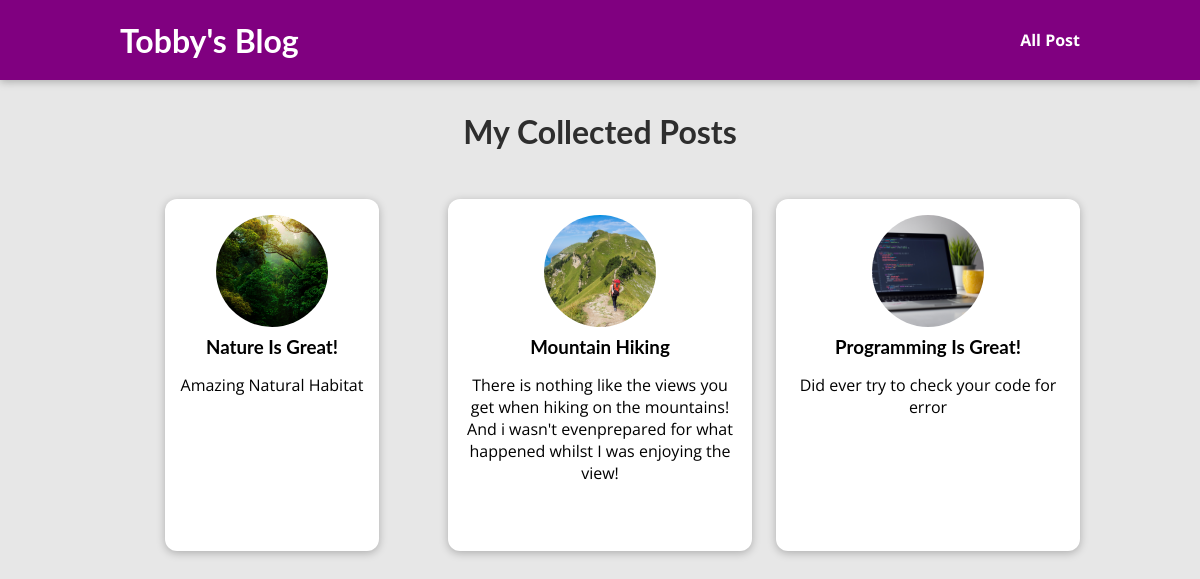
The page /posts on the database its author committed.
### blog/models.py (models this page shows)
class Post(models.Model):
    title = models.CharField(max_length=150)
    excerpt = models.CharField(max_length=200)
    image = models.ImageField(upload_to="posts", null=True)
    date = models.DateField(auto_now=True)
    slug = models.SlugField(unique=True, db_index = True)
    content = models.TextField(validators=[MinLengthValidator(10)])
    author = models.ForeignKey(Author, on_delete=models.SET_NULL, null=True,related_name="posts")
    tags = models.ManyToManyField(Tag)

### blog/views.py (the view)
# urls.py: path("posts", views.AllPostView.as_view(), name="posts-page"),
class AllPostView(ListView):
    template_name = "blog/all-posts.html"
    model = Post
    ordering = ["-date"]
    context_object_name = "all_posts"

### blog/templates/blog/all-posts.html (shortened to what this page needs)
{% extends "base.html" %}
{% load static %}
{% block css_files %}
<link rel="stylesheet" href="{% static "blog/post.css" %}"/>
<link rel="stylesheet" href="{% static "blog/all-posts.css" %}"/>
{% endblock %}
{% block content %}
<section id="all-posts">
    <h2>My Collected Posts</h2>
    <ul>
        {% for post in all_posts %}
            {% include "blog/includes/post.html" %}
        {% endfor %}
    </ul>
</section>
{% endblock %}

### templates/base.html (shortened to what this page needs)
{% load static %}
<!DOCTYPE html>
<html lang="en">
<head>
   <link rel="stylesheet" href="{% static "app.css"%}">
   {% block css_files%}{% endblock %}
</head>
<body>
    <header id="main-navigation">
        <h1><a href="{% url "starting-page"%}">Tobby's Blog </a></h1>
        <nav>
            <a href="{% url "posts-page"%}"> All Post </a>
        </nav>
    </header>
    {% block content %}
    {% endblock %}
</body>
</html>

### blog/templates/blog/includes/post.html
<li>
    <article class="post">
        <a href="{% url "post-detail-page" post.slug %}">
            <img src="{{ post.image.url }}" alt="{{post.title}}"/>
            <div class="post__content">
                <h3>{{post.title}}</h3>
                <p>
                   {{post.excerpt}}
                </p>
            </div>
        </a>
    </article>
</li>

### static/app.css (style rules this page uses)
* { box-sizing: border-box; }
html { font-family: 'Open Sans', 'Lato', sans-serif; }
body { margin: 0; }
h1, h2, h3 { font-family: 'Lato', sans-serif; font-weight: bold; }
#main-navigation { width: 100%; height: 5rem; display:flex; justify-content: space-between; align-items: center; padding: 0 10%; position: absolute; top: 0; left:0; }
#main-navigation a { text-decoration: none; color: white; font-weight: bold; }

### blog/static/blog/post.css (style rules this page uses)
.post { display: flex; flex-direction: column; align-items: center; text-align: center; }
.post a { text-decoration: none; color: black; transition: all 0.2s ease; padding: 1rem; }
.post img { width: 5rem; height: 5rem; object-fit: cover; border-radius: 50%; }
.post h3 { margin: 0.25rem 0; }

### blog/static/blog/all-posts.css (style rules this page uses)
body { background-color: #e7e7e7; }
#main-navigation { background-color: #800080; box-shadow: 0 2px 8px rgba(0, 0, 0, 0.25); }
#all-posts { margin: 7rem auto; width: 90%; max-width: 60rem; }
#all-posts h2 { text-align: center; font-size: 2rem; color: #2e2e2e; margin: 3rem 0; }
ul { list-style: none; margin: 0; padding: 0; display: grid; grid-template-columns: repeat(auto-fill, minmax(17rem, 1fr)); gap: 1.5rem; }
.post img { width: 7rem; height: 7rem; }
.post a { height: 22rem; transform-origin: center; box-shadow: 0 2px 8px rgba(0, 0, 0, 0.25); border-radius: 12px; background-color: white; }

### rows shown on the page
Post: image (picture), title "Nature Is Great!", excerpt "Amazing Natural Habitat"
Post: image (picture), title "Mountain Hiking", excerpt "There is nothing like the views you get when hiking on the mountains! And i wasn't evenprepared for what happened whilst I was enjoying the view!"
Post: image (picture), title "Programming Is Great!", excerpt "Did ever try to check your code for error"
